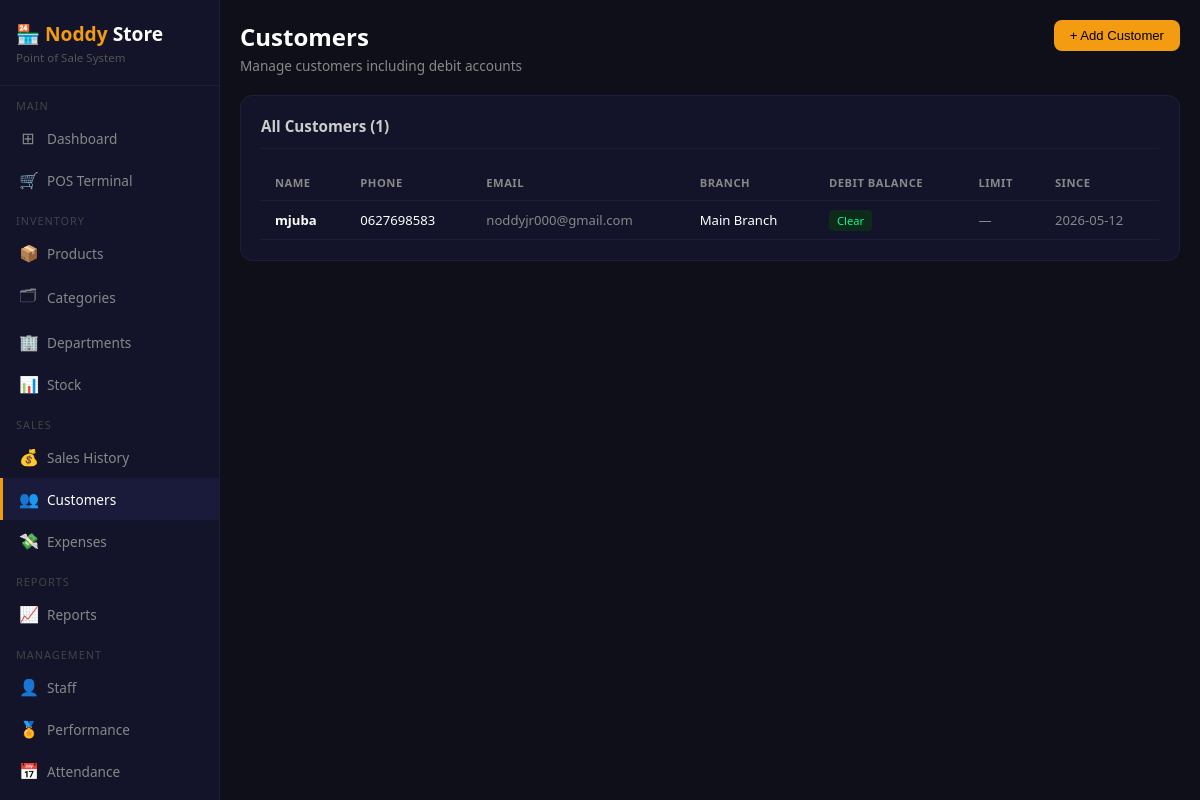
The page /customers (signed in) on the database its author committed.
### tables this page shows
CREATE TABLE customers (
        id           INTEGER PRIMARY KEY AUTOINCREMENT,
        full_name    TEXT NOT NULL,
        phone        TEXT,
        email        TEXT,
        address      TEXT,
        debit_limit  REAL DEFAULT 0,
        debit_balance REAL DEFAULT 0,
        branch_id    INTEGER,
        created_at   TEXT DEFAULT CURRENT_TIMESTAMP,
        FOREIGN KEY (branch_id) REFERENCES branches(id)
    );

CREATE TABLE branches (
        id         INTEGER PRIMARY KEY AUTOINCREMENT,
        name       TEXT NOT NULL,
        location   TEXT,
        phone      TEXT,
        created_at TEXT DEFAULT CURRENT_TIMESTAMP
    );

### app.py (the view)
@app.route('/customers')
@login_required
def customers():
    conn      = get_db()
    branch_id = session.get('branch_id')
    role      = session.get('role')
    if role == 'admin':
        custs = conn.execute('''
            SELECT c.*,b.name as branch_name FROM customers c
            LEFT JOIN branches b ON c.branch_id=b.id
            ORDER BY c.full_name
        ''').fetchall()
    else:
        custs = conn.execute('''
            SELECT c.*,b.name as branch_name FROM customers c
            LEFT JOIN branches b ON c.branch_id=b.id
            WHERE c.branch_id=? ORDER BY c.full_name
        ''', (branch_id,)).fetchall()
    branches = conn.execute('SELECT * FROM branches').fetchall()
    conn.close()
    return render_template('customers.html', custs=custs, branches=branches)

### app.py (called while the page is built)
def login_required(f):
    @wraps(f)
    def decorated(*args, **kwargs):
        if 'user_id' not in session:
            return redirect(url_for('login'))
        return f(*args, **kwargs)
    return decorated

### database.py (called while the page is built)
def get_db():
    conn = sqlite3.connect(DB)
    conn.row_factory = sqlite3.Row
    return conn

### templates/customers.html (shortened to what this page needs)
{% extends 'base.html' %}
{% block content %}
<div class="page-header">
    <div>
        <h2>Customers</h2>
        <p>Manage customers including debit accounts</p>
    </div>
    <button class="btn btn-primary"
            onclick="document.getElementById('addModal').classList.add('show')">
        + Add Customer
    </button>
</div>
{% set debit_custs = custs|selectattr('debit_balance','gt',0)|list %}
<div class="card">
    <div class="card-header">
        <h3>All Customers ({{ custs|length }})</h3>
    </div>
    <table>
        <thead>
            <tr><th>Name</th><th>Phone</th><th>Email</th><th>Branch</th><th>Debit Balance</th><th>Limit</th><th>Since</th></tr>
        </thead>
        <tbody>
            {% for c in custs %}
            <tr>
                <td><strong>{{ c.full_name }}</strong></td>
                <td>{{ c.phone or '—' }}</td>
                <td style="color:#888">{{ c.email or '—' }}</td>
                <td>{{ c.branch_name }}</td>
                <td>
                    {% if c.debit_balance > 0 %}
                    <span class="badge badge-danger">
                        TZS {{ "{:,.0f}".format(c.debit_balance) }}
                    </span>
                    {% else %}
                    <span class="badge badge-success">Clear</span>
                    {% endif %}
                </td>
                <td style="color:#888">
                    {% if c.debit_limit > 0 %}
                    TZS {{ "{:,.0f}".format(c.debit_limit) }}
                    {% else %}—{% endif %}
                </td>
                <td style="color:#888">{{ c.created_at[:10] }}</td>
            </tr>
            {% endfor %}
        </tbody>
    </table>
</div>
{% endblock %}

### templates/base.html (style rules this page uses)
* { margin:0;padding:0;box-sizing:border-box; }
body { background:#0f0f1a;color:#fff;font-family:'Segoe UI',sans-serif;display:flex;min-height:100vh; }
.page-header { margin-bottom:20px;display:flex;justify-content:space-between;align-items:flex-start; }
.page-header h2 { font-size:1.5rem;font-weight:600; }
.page-header p { color:#888;font-size:0.85rem;margin-top:3px; }
.card { background:#13132a;border-radius:12px;border:1px solid #1e1e3a;padding:20px;margin-bottom:16px; }
.card-header { display:flex;justify-content:space-between;align-items:center;margin-bottom:16px;padding-bottom:12px;border-bottom:1px solid #1e1e3a; }
.card-header h3 { font-size:0.95rem;color:#ccc; }
table { width:100%;border-collapse:collapse; }
th,td { padding:10px 14px;text-align:left;font-size:0.82rem;border-bottom:1px solid #1e1e3a; }
th { color:#888;text-transform:uppercase;font-size:0.7rem;letter-spacing:.5px; }
.btn { padding:8px 16px;border:none;border-radius:8px;cursor:pointer;font-size:0.82rem;font-weight:500;text-decoration:none;display:inline-block; }
.btn-primary { background:#f39c12;color:#000; }
.badge { padding:3px 8px;border-radius:4px;font-size:0.7rem;font-weight:500; }
.badge-success { background:#0d2a1a;color:#00ff88; }

### rows shown on the page
customers: full_name "mjuba", phone "0627698583", email "noddyjr000@gmail.com", branch_name "Main Branch", debit_balance "Clear", created_at "2026-05-12"

### other values the page prints
{{ custs|length }} "1"
